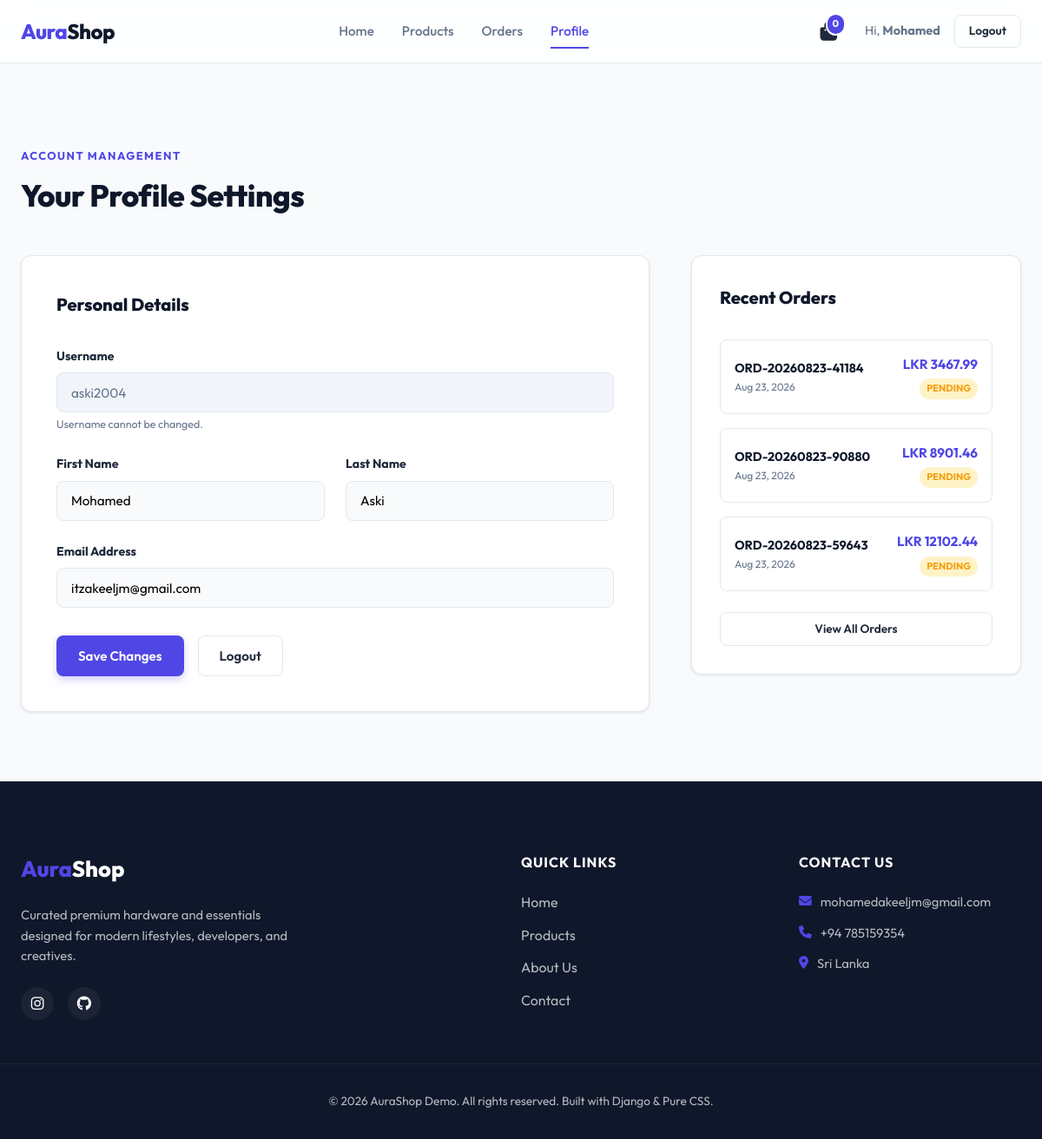
Screenshot of /profile/ (signed in) with the database file from the repository.
### store/models.py (models this page shows, shortened)
class Order(models.Model):
    STATUS_CHOICES = [
        ('Pending', 'Pending'),
        ('Processing', 'Processing'),
        ('Shipped', 'Shipped'),
        ('Delivered', 'Delivered'),
        ('Cancelled', 'Cancelled'),
    ]
    user = models.ForeignKey(User, on_delete=models.SET_NULL, null=True, blank=True, related_name='orders')
    order_number = models.CharField(max_length=50, unique=True)
    total_price = models.DecimalField(max_digits=10, decimal_places=2)
    status = models.CharField(max_length=20, choices=STATUS_CHOICES, default='Pending')
    customer_name = models.CharField(max_length=100)
    email = models.EmailField()
    phone = models.CharField(max_length=20)
    address = models.TextField()
    city = models.CharField(max_length=100)
    created_at = models.DateTimeField(auto_now_add=True)

### store/views.py (the view)
# urls.py: path('profile/', views.user_profile, name='profile'),
@login_required
def user_profile(request):
    if request.method == 'POST':
        form = UserProfileForm(request.POST, instance=request.user)
        if form.is_valid():
            form.save()
            messages.success(request, "Your profile has been updated.")
            return redirect('profile')
    else:
        form = UserProfileForm(instance=request.user)
    orders = Order.objects.filter(user=request.user).order_by('-created_at')[:5]
    return render(request, 'store/profile.html', {
        'form': form,
        'recent_orders': orders,
    })

### store/forms.py
class UserProfileForm(forms.ModelForm):
    first_name = forms.CharField(
        max_length=30,
        required=True,
        widget=forms.TextInput(attrs={'class': 'form-control', 'placeholder': 'First Name'})
    )
    last_name = forms.CharField(
        max_length=30,
        required=True,
        widget=forms.TextInput(attrs={'class': 'form-control', 'placeholder': 'Last Name'})
    )
    email = forms.EmailField(
        widget=forms.EmailInput(attrs={'class': 'form-control', 'placeholder': 'Email Address'})
    )
    class Meta:
        model = User
        fields = ['first_name', 'last_name', 'email']
    def __init__(self, *args, **kwargs):
        super().__init__(*args, **kwargs)

### store/cart.py (called while the page is built)
    def __len__(self):
        return sum(item['quantity'] for item in self.cart.values())

### store/context_processors.py (called while the page is built)
def cart(request):
    return {'cart': Cart(request)}

### store/templates/store/profile.html (shortened to what this page needs)
{% extends 'store/base.html' %}
{% load static %}
{% block content %}
<div class="profile-page-container container">
    <div class="section-header">
        <span class="section-tag">Account Management</span>
        <h1 class="section-title">Your Profile Settings</h1>
    </div>
    <div class="profile-layout">
        <div class="profile-form-section">
            <h2 class="form-section-title">Personal Details</h2>
            <form action="{% url 'profile' %}" method="POST" class="profile-form">
                <div class="form-group">
                    <label>Username</label>
                    <input type="text" value="{{ user.username }}" class="form-control field-disabled" disabled>
                    <small class="field-help-text">Username cannot be changed.</small>
                </div>
                <div class="form-group-row">
                    <div class="form-group col-6">
                        <label for="{{ form.first_name.id_for_label }}">First Name</label>
                        {{ form.first_name }}
                    </div>
                    <div class="form-group col-6">
                        <label for="{{ form.last_name.id_for_label }}">Last Name</label>
                        {{ form.last_name }}
                    </div>
                </div>
                <div class="form-group">
                    <label for="{{ form.email.id_for_label }}">Email Address</label>
                    {{ form.email }}
                </div>
                <div class="profile-actions">
                    <button type="submit" class="btn btn-primary btn-md">Save Changes</button>
                    <a href="{% url 'logout' %}" class="btn btn-outline btn-md">Logout</a>
                </div>
            </form>
        </div>
        <div class="profile-orders-section">
            <h2 class="form-section-title">Recent Orders</h2>
            {% if recent_orders %}
                <div class="profile-orders-list">
                    {% for order in recent_orders %}
                        <div class="profile-order-item">
                            <div class="order-id-date">
                                <span class="order-id"><strong>{{ order.order_number }}</strong></span>
                                <span class="order-date">{{ order.created_at|date:"M d, Y" }}</span>
                            </div>
                            <div class="order-amt-status">
                                <span class="order-amt">LKR {{ order.total_price }}</span>
                                <span class="status-badge status-{{ order.status|lower }} badge-sm">{{ order.status }}</span>
                            </div>
                        </div>
                    {% endfor %}
                    <a href="{% url 'order_history' %}" class="btn btn-outline btn-block btn-sm view-all-orders-btn">View All Orders</a>
                </div>
            {% else %}
                <div class="empty-orders-substate">
                    <i class="fa-solid fa-receipt"></i>
                    <p>No recent orders found.</p>
                    <a href="{% url 'product_list' %}" class="btn btn-primary btn-sm">Shop Now</a>
                </div>
            {% endif %}
        </div>
    </div>
</div>
{% endblock %}

### store/templates/store/base.html (shortened to what this page needs)
{% load static %}
<!DOCTYPE html>
<html lang="en">
<head>
    <link rel="stylesheet" href="https://cdnjs.cloudflare.com/ajax/libs/font-awesome/6.4.0/css/all.min.css">
    <link rel="stylesheet" href="{% static 'css/style.css' %}">
</head>
<body>
    <header class="navbar-header">
        <div class="nav-container">
            <a href="{% url 'home' %}" class="logo">
                <span class="logo-accent">Aura</span>Shop
            </a>
            <nav class="nav-menu" id="navMenu">
                <a href="{% url 'home' %}" class="nav-link {% if request.resolver_match.url_name == 'home' %}active{% endif %}">Home</a>
                <a href="{% url 'product_list' %}" class="nav-link {% if request.resolver_match.url_name == 'product_list' %}active{% endif %}">Products</a>
                {% if user.is_authenticated %}
                    <a href="{% url 'order_history' %}" class="nav-link {% if request.resolver_match.url_name == 'order_history' %}active{% endif %}">Orders</a>
                    <a href="{% url 'profile' %}" class="nav-link {% if request.resolver_match.url_name == 'profile' %}active{% endif %}">Profile</a>
                {% endif %}
            </nav>
            <div class="nav-actions">
                <a href="{% url 'cart_detail' %}" class="cart-icon-container" aria-label="Shopping Cart">
                    <span class="cart-count-badge" id="cartCount">{{ cart|length }}</span>
                </a>
                <div class="nav-auth">
                    {% if user.is_authenticated %}
                        <span class="user-greeting">Hi, <strong>{{ user.first_name|default:user.username }}</strong></span>
                        <a href="{% url 'logout' %}" class="btn btn-outline btn-sm">Logout</a>
                    {% else %}
                        <a href="{% url 'login' %}" class="btn btn-outline btn-sm">Login</a>
                        <a href="{% url 'register' %}" class="btn btn-primary btn-sm">Register</a>
                    {% endif %}
                </div>
            </div>
        </div>
    </header>
    <main class="main-content">
        {% block content %}{% endblock %}
    </main>
    <footer class="main-footer">
        <div class="footer-container">
            <div class="footer-info">
                <h3><span class="logo-accent">Aura</span>Shop</h3>
                <p>Curated premium hardware and essentials designed for modern lifestyles, developers, and creatives.</p>
                <div class="social-icons">
                    <a href="https://www.instagram.com/itz_akeeljm/" target="_blank" aria-label="Instagram"><i class="fa-brands fa-instagram"></i></a>
                    <a href="https://github.com/mohamedakeeljm" target="_blank" aria-label="GitHub"><i class="fa-brands fa-github"></i></a>
                </div>
            </div>
            <div class="footer-links">
                <h4>Quick Links</h4>
                <ul>
                    <li><a href="{% url 'home' %}">Home</a></li>
                    <li><a href="{% url 'product_list' %}">Products</a></li>
                    <li><a href="#">About Us</a></li>
                    <li><a href="#">Contact</a></li>
                </ul>
            </div>
            <div class="footer-contact">
                <h4>Contact Us</h4>
                <p><i class="fa-solid fa-envelope"></i> mohamedakeeljm@gmail.com</p>
                <p><i class="fa-solid fa-phone"></i> +94 785159354</p>
                <p><i class="fa-solid fa-location-dot"></i> Sri Lanka</p>
            </div>
        </div>
        <div class="footer-bottom">
            <p>&copy; {% now "Y" %} AuraShop Demo. All rights reserved. Built with Django & Pure CSS.</p>
        </div>
    </footer>
</body>
</html>

### rows the page displays
Order: order_number "ORD-20260823-41184", created_at "Aug 23, 2026", total_price "3467.99", status "PENDING"
Order: order_number "ORD-20260823-90880", created_at "Aug 23, 2026", total_price "8901.46", status "PENDING"
Order: order_number "ORD-20260823-59643", created_at "Aug 23, 2026", total_price "12102.44", status "PENDING"

### other values shown
{{ cart|length }} "0"
{{ user.first_name|default:user.username }} "Mohamed"
